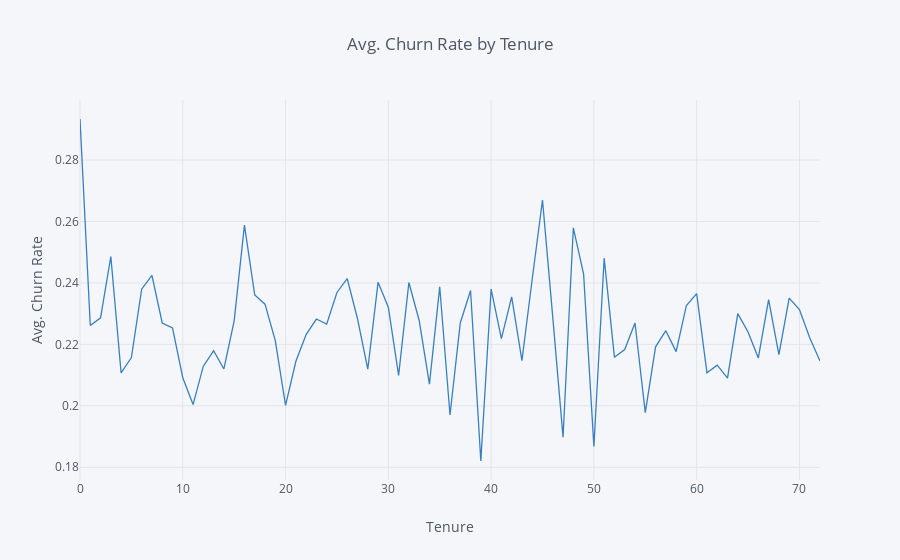

This figure's notebook cell:
### Code cell
#Interactive Line Charts
data5 = df.groupby('tenure', as_index=False).agg({'ChurnBinary':'mean'})

data5.iplot(kind='line', x='tenure', xTitle='Tenure', color='blue',
           yTitle='Avg. Churn Rate', title='Avg. Churn Rate by Tenure')

### Figure 1 — Plotly figure (JSON) as saved in the notebook; plotly's stock layout.template omitted (floating-point values rounded to 4 significant figures)
{"data": [{"line": {"color": "rgba(55, 128, 191, 1.0)", "dash": "solid", "shape": "linear", "width": 1.3}, "mode": "lines", "name": "ChurnBinary", "text": "", "type": "scatter", "uid": "23fe111a-d1c5-4f8d-abe5-dabc81c7422b", "x": [0, 1, 2, 3, 4, 5, 6, 7, 8, 9, 10, 11, 12, 13, 14, 15, 16, 17, 18, 19, 20, 21, 22, 23, 24, 25, 26, 27, 28, 29, 30, 31, 32, 33, 34, 35, 36, 37, 38, 39, 40, 41, 42, 43, 44, 45, 46, 47, 48, 49, 50, 51, 52, 53, 54, 55, 56, 57, 58, 59, 60, 61, 62, 63, 64, 65, 66, 67, 68, 69, 70, 71, 72], "y": [0.2934, 0.2262, 0.2287, 0.2486, 0.2107, 0.2157, 0.238, 0.2425, 0.227, 0.2253, 0.2091, 0.2004, 0.2129, 0.2179, 0.212, 0.2277, 0.2588, 0.2361, 0.2331, 0.2212, 0.2002, 0.2144, 0.2232, 0.2283, 0.2266, 0.2369, 0.2414, 0.2284, 0.2119, 0.2402, 0.2321, 0.2099, 0.2401, 0.2278, 0.2071, 0.2387, 0.197, 0.227, 0.2375, 0.182, 0.238, 0.2219, 0.2355, 0.2147, 0.2413, 0.267, 0.2288, 0.1897, 0.258, 0.2428, 0.1868, 0.2481, 0.2158, 0.2183, 0.227, 0.1978, 0.2192, 0.2244, 0.2176, 0.2327, 0.2365, 0.2108, 0.2132, 0.209, 0.23, 0.224, 0.2156, 0.2346, 0.2167, 0.2351, 0.2313, 0.2221, 0.2146]}], "layout": {"legend": {"bgcolor": "#F5F6F9", "font": {"color": "#4D5663"}}, "paper_bgcolor": "#F5F6F9", "plot_bgcolor": "#F5F6F9", "title": {"font": {"color": "#4D5663"}, "text": "Avg. Churn Rate by Tenure"}, "xaxis": {"gridcolor": "#E1E5ED", "showgrid": true, "tickfont": {"color": "#4D5663"}, "title": {"font": {"color": "#4D5663"}, "text": "Tenure"}, "zerolinecolor": "#E1E5ED"}, "yaxis": {"gridcolor": "#E1E5ED", "showgrid": true, "tickfont": {"color": "#4D5663"}, "title": {"font": {"color": "#4D5663"}, "text": "Avg. Churn Rate"}, "zerolinecolor": "#E1E5ED"}}}
